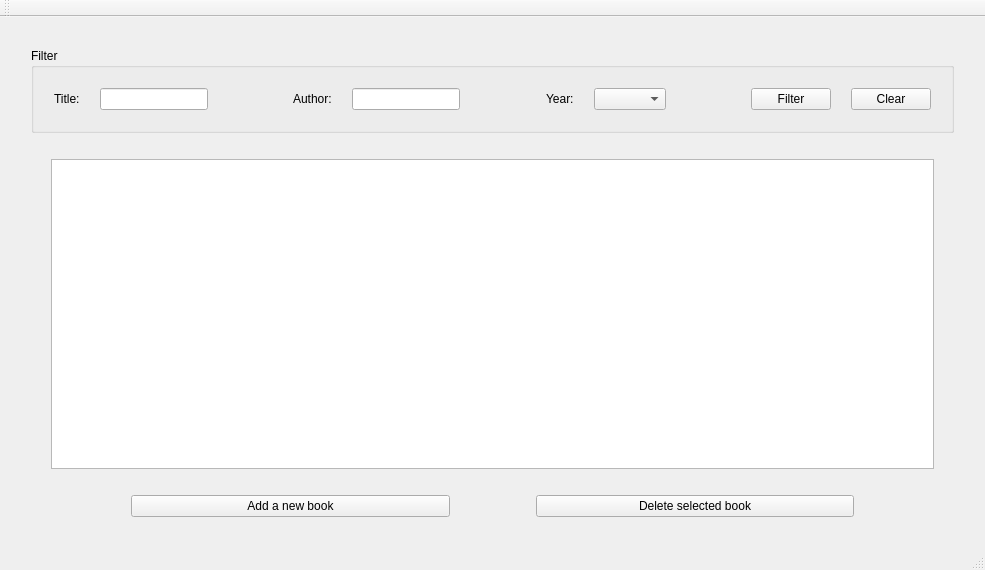
<?xml version="1.0" encoding="UTF-8"?>
<ui version="4.0">
 <class>MainWindow</class>
 <widget class="QMainWindow" name="MainWindow">
  <property name="geometry">
   <rect>
    <x>0</x>
    <y>0</y>
    <width>985</width>
    <height>570</height>
   </rect>
  </property>
  <property name="windowTitle">
   <string>MainWindow</string>
  </property>
  <widget class="QWidget" name="centralWidget">
   <layout class="QVBoxLayout" name="verticalLayout_2">
    <item>
     <layout class="QVBoxLayout" name="verticalLayout" stretch="0,0,1">
      <property name="leftMargin">
       <number>20</number>
      </property>
      <property name="topMargin">
       <number>20</number>
      </property>
      <property name="rightMargin">
       <number>20</number>
      </property>
      <property name="bottomMargin">
       <number>20</number>
      </property>
      <item>
       <widget class="QGroupBox" name="Filter">
        <property name="title">
         <string>Filter</string>
        </property>
        <layout class="QHBoxLayout" name="horizontalLayout_2" stretch="0,0,0,0,0,0,0,0,0,0,0">
         <property name="spacing">
          <number>20</number>
         </property>
         <property name="leftMargin">
          <number>20</number>
         </property>
         <property name="topMargin">
          <number>20</number>
         </property>
         <property name="rightMargin">
          <number>20</number>
         </property>
         <property name="bottomMargin">
          <number>20</number>
         </property>
         <item>
          <widget class="QLabel" name="label">
           <property name="text">
            <string>Title:</string>
           </property>
          </widget>
         </item>
         <item>
          <widget class="QLineEdit" name="lineEdit"/>
         </item>
         <item>
          <spacer name="horizontalSpacer_4">
           <property name="orientation">
            <enum>Qt::Horizontal</enum>
           </property>
           <property name="sizeHint" stdset="0">
            <size>
             <width>40</width>
             <height>20</height>
            </size>
           </property>
          </spacer>
         </item>
         <item>
          <widget class="QLabel" name="label_2">
           <property name="text">
            <string>Author:</string>
           </property>
          </widget>
         </item>
         <item>
          <widget class="QLineEdit" name="lineEdit_2"/>
         </item>
         <item>
          <spacer name="horizontalSpacer_3">
           <property name="orientation">
            <enum>Qt::Horizontal</enum>
           </property>
           <property name="sizeHint" stdset="0">
            <size>
             <width>40</width>
             <height>20</height>
            </size>
           </property>
          </spacer>
         </item>
         <item>
          <widget class="QLabel" name="label_3">
           <property name="text">
            <string>Year:</string>
           </property>
          </widget>
         </item>
         <item>
          <widget class="QComboBox" name="comboBox"/>
         </item>
         <item>
          <spacer name="horizontalSpacer_7">
           <property name="orientation">
            <enum>Qt::Horizontal</enum>
           </property>
           <property name="sizeHint" stdset="0">
            <size>
             <width>40</width>
             <height>20</height>
            </size>
           </property>
          </spacer>
         </item>
         <item>
          <widget class="QPushButton" name="pushButton_4">
           <property name="text">
            <string>Filter</string>
           </property>
          </widget>
         </item>
         <item>
          <widget class="QPushButton" name="pushButton_5">
           <property name="text">
            <string>Clear</string>
           </property>
          </widget>
         </item>
        </layout>
       </widget>
      </item>
      <item>
       <layout class="QHBoxLayout" name="horizontalLayout_3">
        <property name="leftMargin">
         <number>20</number>
        </property>
        <property name="topMargin">
         <number>20</number>
        </property>
        <property name="rightMargin">
         <number>20</number>
        </property>
        <property name="bottomMargin">
         <number>20</number>
        </property>
        <item>
         <widget class="QTableView" name="tableView"/>
        </item>
       </layout>
      </item>
      <item>
       <layout class="QHBoxLayout" name="horizontalLayout" stretch="2,0,0,2">
        <property name="leftMargin">
         <number>100</number>
        </property>
        <property name="rightMargin">
         <number>100</number>
        </property>
        <item>
         <widget class="QPushButton" name="pushButton_3">
          <property name="text">
           <string>Add a new book</string>
          </property>
         </widget>
        </item>
        <item>
         <spacer name="horizontalSpacer">
          <property name="orientation">
           <enum>Qt::Horizontal</enum>
          </property>
          <property name="sizeHint" stdset="0">
           <size>
            <width>40</width>
            <height>20</height>
           </size>
          </property>
         </spacer>
        </item>
        <item>
         <spacer name="horizontalSpacer_2">
          <property name="orientation">
           <enum>Qt::Horizontal</enum>
          </property>
          <property name="sizeHint" stdset="0">
           <size>
            <width>40</width>
            <height>20</height>
           </size>
          </property>
         </spacer>
        </item>
        <item>
         <widget class="QPushButton" name="pushButton">
          <property name="text">
           <string>Delete selected book</string>
          </property>
         </widget>
        </item>
       </layout>
      </item>
     </layout>
    </item>
   </layout>
  </widget>
  <widget class="QMenuBar" name="menuBar">
   <property name="geometry">
    <rect>
     <x>0</x>
     <y>0</y>
     <width>985</width>
     <height>21</height>
    </rect>
   </property>
  </widget>
  <widget class="QToolBar" name="mainToolBar">
   <attribute name="toolBarArea">
    <enum>TopToolBarArea</enum>
   </attribute>
   <attribute name="toolBarBreak">
    <bool>false</bool>
   </attribute>
  </widget>
  <widget class="QStatusBar" name="statusBar"/>
 </widget>
 <layoutdefault spacing="6" margin="11"/>
 <resources/>
 <connections/>
</ui>
